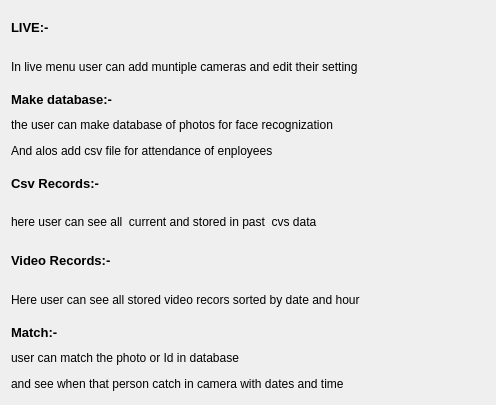
<?xml version="1.0" encoding="UTF-8"?>
<ui version="4.0">
 <class>Dialog</class>
 <widget class="QDialog" name="Dialog">
  <property name="geometry">
   <rect>
    <x>0</x>
    <y>0</y>
    <width>496</width>
    <height>405</height>
   </rect>
  </property>
  <property name="windowTitle">
   <string>Dialog</string>
  </property>
  <layout class="QVBoxLayout" name="verticalLayout_6">
   <item>
    <layout class="QVBoxLayout" name="verticalLayout">
     <item>
      <widget class="QLabel" name="label">
       <property name="font">
        <font>
         <pointsize>10</pointsize>
         <weight>75</weight>
         <bold>true</bold>
        </font>
       </property>
       <property name="text">
        <string>LIVE:-</string>
       </property>
      </widget>
     </item>
     <item>
      <widget class="QLabel" name="label_6">
       <property name="text">
        <string>In live menu user can add muntiple cameras and edit their setting </string>
       </property>
      </widget>
     </item>
    </layout>
   </item>
   <item>
    <layout class="QVBoxLayout" name="verticalLayout_2">
     <item>
      <widget class="QLabel" name="label_2">
       <property name="font">
        <font>
         <pointsize>10</pointsize>
         <weight>75</weight>
         <bold>true</bold>
        </font>
       </property>
       <property name="text">
        <string>Make database:-</string>
       </property>
      </widget>
     </item>
     <item>
      <widget class="QLabel" name="label_7">
       <property name="text">
        <string>the user can make database of photos for face recognization</string>
       </property>
      </widget>
     </item>
     <item>
      <widget class="QLabel" name="label_8">
       <property name="text">
        <string>And alos add csv file for attendance of enployees</string>
       </property>
      </widget>
     </item>
    </layout>
   </item>
   <item>
    <layout class="QVBoxLayout" name="verticalLayout_3">
     <item>
      <widget class="QLabel" name="label_4">
       <property name="font">
        <font>
         <pointsize>10</pointsize>
         <weight>75</weight>
         <bold>true</bold>
        </font>
       </property>
       <property name="text">
        <string>Csv Records:-</string>
       </property>
      </widget>
     </item>
     <item>
      <widget class="QLabel" name="label_9">
       <property name="text">
        <string>here user can see all  current and stored in past  cvs data</string>
       </property>
      </widget>
     </item>
    </layout>
   </item>
   <item>
    <layout class="QVBoxLayout" name="verticalLayout_4">
     <item>
      <widget class="QLabel" name="label_3">
       <property name="font">
        <font>
         <pointsize>10</pointsize>
         <weight>75</weight>
         <bold>true</bold>
        </font>
       </property>
       <property name="text">
        <string>Video Records:-</string>
       </property>
      </widget>
     </item>
     <item>
      <widget class="QLabel" name="label_10">
       <property name="text">
        <string>Here user can see all stored video recors sorted by date and hour</string>
       </property>
      </widget>
     </item>
    </layout>
   </item>
   <item>
    <layout class="QVBoxLayout" name="verticalLayout_5">
     <item>
      <widget class="QLabel" name="label_5">
       <property name="font">
        <font>
         <pointsize>10</pointsize>
         <weight>75</weight>
         <bold>true</bold>
        </font>
       </property>
       <property name="text">
        <string>Match:-</string>
       </property>
      </widget>
     </item>
     <item>
      <widget class="QLabel" name="label_11">
       <property name="text">
        <string>user can match the photo or Id in database</string>
       </property>
      </widget>
     </item>
     <item>
      <widget class="QLabel" name="label_12">
       <property name="text">
        <string>and see when that person catch in camera with dates and time  </string>
       </property>
      </widget>
     </item>
    </layout>
   </item>
  </layout>
 </widget>
 <resources/>
 <connections/>
</ui>
